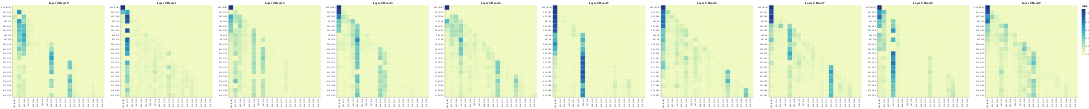

The code cell stored with this chart in its notebook:
### Code cell
# Decoder Self-Attention
get_all_attention_maps("decoder", layers, heads, decoder_input_tokens, decoder_input_tokens, min(20, sentence_len))

### Figure 1 — Vega-Lite specification as saved in the notebook (floating-point values rounded to 4 significant figures; data arrays with more than 128 entries replaced by an {"elided": "..."} marker saying what was removed)
{"config": {"view": {"continuousWidth": 300, "continuousHeight": 300}}, "vconcat": [{"hconcat": [{"data": {"name": "data-e482226c417f596215a407ae77b5a533"}, "mark": {"type": "rect"}, "encoding": {"color": {"field": "value", "type": "quantitative"}, "tooltip": [{"field": "row", "type": "quantitative"}, {"field": "column", "type": "quantitative"}, {"field": "value", "type": "quantitative"}, {"field": "row_token", "type": "nominal"}, {"field": "col_token", "type": "nominal"}], "x": {"axis": {"title": ""}, "field": "col_token", "type": "nominal"}, "y": {"axis": {"title": ""}, "field": "row_token", "type": "nominal"}}, "height": 400, "name": "view_11", "title": "Layer 0 Head 0", "width": 400}, {"data": {"name": "data-afe143ab415653bf093c4f6a6704ac2f"}, "mark": {"type": "rect"}, "encoding": {"color": {"field": "value", "type": "quantitative"}, "tooltip": [{"field": "row", "type": "quantitative"}, {"field": "column", "type": "quantitative"}, {"field": "value", "type": "quantitative"}, {"field": "row_token", "type": "nominal"}, {"field": "col_token", "type": "nominal"}], "x": {"axis": {"title": ""}, "field": "col_token", "type": "nominal"}, "y": {"axis": {"title": ""}, "field": "row_token", "type": "nominal"}}, "height": 400, "name": "view_12", "title": "Layer 0 Head 1", "width": 400}, {"data": {"name": "data-3d928305e5f19f91f711168aa20d68ea"}, "mark": {"type": "rect"}, "encoding": {"color": {"field": "value", "type": "quantitative"}, "tooltip": [{"field": "row", "type": "quantitative"}, {"field": "column", "type": "quantitative"}, {"field": "value", "type": "quantitative"}, {"field": "row_token", "type": "nominal"}, {"field": "col_token", "type": "nominal"}], "x": {"axis": {"title": ""}, "field": "col_token", "type": "nominal"}, "y": {"axis": {"title": ""}, "field": "row_token", "type": "nominal"}}, "height": 400, "name": "view_13", "title": "Layer 0 Head 2", "width": 400}, {"data": {"name": "data-d35d3c623807a473abaf2d4d7f82e571"}, "mark": {"type": "rect"}, "encoding": {"color": {"field": "value", "type": "quantitative"}, "tooltip": [{"field": "row", "type": "quantitative"}, {"field": "column", "type": "quantitative"}, {"field": "value", "type": "quantitative"}, {"field": "row_token", "type": "nominal"}, {"field": "col_token", "type": "nominal"}], "x": {"axis": {"title": ""}, "field": "col_token", "type": "nominal"}, "y": {"axis": {"title": ""}, "field": "row_token", "type": "nominal"}}, "height": 400, "name": "view_14", "title": "Layer 0 Head 3", "width": 400}, {"data": {"name": "data-f9a528ee5fd5ace90fed11a96a98bf47"}, "mark": {"type": "rect"}, "encoding": {"color": {"field": "value", "type": "quantitative"}, "tooltip": [{"field": "row", "type": "quantitative"}, {"field": "column", "type": "quantitative"}, {"field": "value", "type": "quantitative"}, {"field": "row_token", "type": "nominal"}, {"field": "col_token", "type": "nominal"}], "x": {"axis": {"title": ""}, "field": "col_token", "type": "nominal"}, "y": {"axis": {"title": ""}, "field": "row_token", "type": "nominal"}}, "height": 400, "name": "view_15", "title": "Layer 0 Head 4", "width": 400}, {"data": {"name": "data-cf3c8dbc51769b7696c98a1e974b68af"}, "mark": {"type": "rect"}, "encoding": {"color": {"field": "value", "type": "quantitative"}, "tooltip": [{"field": "row", "type": "quantitative"}, {"field": "column", "type": "quantitative"}, {"field": "value", "type": "quantitative"}, {"field": "row_token", "type": "nominal"}, {"field": "col_token", "type": "nominal"}], "x": {"axis": {"title": ""}, "field": "col_token", "type": "nominal"}, "y": {"axis": {"title": ""}, "field": "row_token", "type": "nominal"}}, "height": 400, "name": "view_16", "title": "Layer 0 Head 5", "width": 400}, {"data": {"name": "data-f3216d04932b47049b0612d62eccdea5"}, "mark": {"type": "rect"}, "encoding": {"color": {"field": "value", "type": "quantitative"}, "tooltip": [{"field": "row", "type": "quantitative"}, {"field": "column", "type": "quantitative"}, {"field": "value", "type": "quantitative"}, {"field": "row_token", "type": "nominal"}, {"field": "col_token", "type": "nominal"}], "x": {"axis": {"title": ""}, "field": "col_token", "type": "nominal"}, "y": {"axis": {"title": ""}, "field": "row_token", "type": "nominal"}}, "height": 400, "name": "view_17", "title": "Layer 0 Head 6", "width": 400}, {"data": {"name": "data-5c308e69df37e1508f08b9d1e41f290b"}, "mark": {"type": "rect"}, "encoding": {"color": {"field": "value", "type": "quantitative"}, "tooltip": [{"field": "row", "type": "quantitative"}, {"field": "column", "type": "quantitative"}, {"field": "value", "type": "quantitative"}, {"field": "row_token", "type": "nominal"}, {"field": "col_token", "type": "nominal"}], "x": {"axis": {"title": ""}, "field": "col_token", "type": "nominal"}, "y": {"axis": {"title": ""}, "field": "row_token", "type": "nominal"}}, "height": 400, "name": "view_18", "title": "Layer 0 Head 7", "width": 400}, {"data": {"name": "data-6dc805c1017c37abcbc925ad1afa7ca8"}, "mark": {"type": "rect"}, "encoding": {"color": {"field": "value", "type": "quantitative"}, "tooltip": [{"field": "row", "type": "quantitative"}, {"field": "column", "type": "quantitative"}, {"field": "value", "type": "quantitative"}, {"field": "row_token", "type": "nominal"}, {"field": "col_token", "type": "nominal"}], "x": {"axis": {"title": ""}, "field": "col_token", "type": "nominal"}, "y": {"axis": {"title": ""}, "field": "row_token", "type": "nominal"}}, "height": 400, "name": "view_19", "title": "Layer 0 Head 8", "width": 400}, {"data": {"name": "data-0fe6ee3d5c38af8c0bcfb0c049e7747d"}, "mark": {"type": "rect"}, "encoding": {"color": {"field": "value", "type": "quantitative"}, "tooltip": [{"field": "row", "type": "quantitative"}, {"field": "column", "type": "quantitative"}, {"field": "value", "type": "quantitative"}, {"field": "row_token", "type": "nominal"}, {"field": "col_token", "type": "nominal"}], "x": {"axis": {"title": ""}, "field": "col_token", "type": "nominal"}, "y": {"axis": {"title": ""}, "field": "row_token", "type": "nominal"}}, "height": 400, "name": "view_20", "title": "Layer 0 Head 9", "width": 400}]}], "params": [{"name": "param_11", "select": {"type": "interval", "encodings": ["x", "y"]}, "bind": "scales", "views": ["view_11"]}, {"name": "param_12", "select": {"type": "interval", "encodings": ["x", "y"]}, "bind": "scales", "views": ["view_12"]}, {"name": "param_13", "select": {"type": "interval", "encodings": ["x", "y"]}, "bind": "scales", "views": ["view_13"]}, {"name": "param_14", "select": {"type": "interval", "encodings": ["x", "y"]}, "bind": "scales", "views": ["view_14"]}, {"name": "param_15", "select": {"type": "interval", "encodings": ["x", "y"]}, "bind": "scales", "views": ["view_15"]}, {"name": "param_16", "select": {"type": "interval", "encodings": ["x", "y"]}, "bind": "scales", "views": ["view_16"]}, {"name": "param_17", "select": {"type": "interval", "encodings": ["x", "y"]}, "bind": "scales", "views": ["view_17"]}, {"name": "param_18", "select": {"type": "interval", "encodings": ["x", "y"]}, "bind": "scales", "views": ["view_18"]}, {"name": "param_19", "select": {"type": "interval", "encodings": ["x", "y"]}, "bind": "scales", "views": ["view_19"]}, {"name": "param_20", "select": {"type": "interval", "encodings": ["x", "y"]}, "bind": "scales", "views": ["view_20"]}], "$schema": "https://vega.github.io/schema/vega-lite/v5.8.0.json", "datasets": {"data-e482226c417f596215a407ae77b5a533": {"elided": "400 records"}, "data-afe143ab415653bf093c4f6a6704ac2f": {"elided": "400 records"}, "data-3d928305e5f19f91f711168aa20d68ea": {"elided": "400 records"}, "data-d35d3c623807a473abaf2d4d7f82e571": {"elided": "400 records"}, "data-f9a528ee5fd5ace90fed11a96a98bf47": {"elided": "400 records"}, "data-cf3c8dbc51769b7696c98a1e974b68af": {"elided": "400 records"}, "data-f3216d04932b47049b0612d62eccdea5": {"elided": "400 records"}, "data-5c308e69df37e1508f08b9d1e41f290b": {"elided": "400 records"}, "data-6dc805c1017c37abcbc925ad1afa7ca8": {"elided": "400 records"}, "data-0fe6ee3d5c38af8c0bcfb0c049e7747d": {"elided": "400 records"}}}
